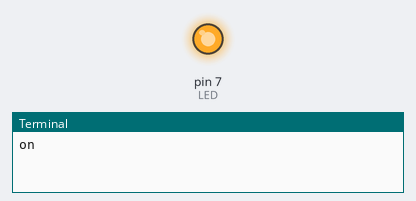
The program below on a simulated Raspberry Pi (header pin numbers). Parts: output pins drawn as LEDs (lit = HIGH), the last lines printed to the terminal. At 30.0 s the program stops and its outputs stay as they are.

Above: at 0.1 s.
At 30.1 s:
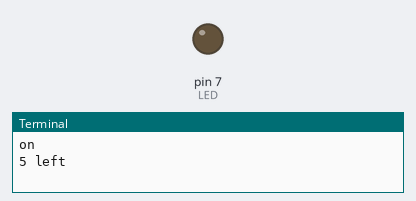
Timing chart, 0 to 31.5 s (numbered marks = the images above):
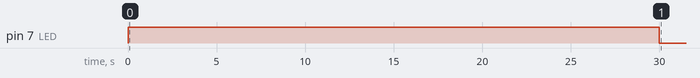

The program:

button_w_led_test.py
```python
import RPi.GPIO as GPIO
from time import sleep

GPIO.setmode(GPIO.BOARD)
LED = 7

GPIO.setup(LED,GPIO.OUT)

def turn_on():
    GPIO.output(LED,GPIO.HIGH)

def turn_off():
    GPIO.output(LED,GPIO.LOW)


print('on')
turn_on()
sleep(25)
print('5 left')
sleep(5)

GPIO.cleanup()
```

Measured:
- by itself, pin 7 (LED): LOW → HIGH at 0.00 s, → LOW 30.0 s later
